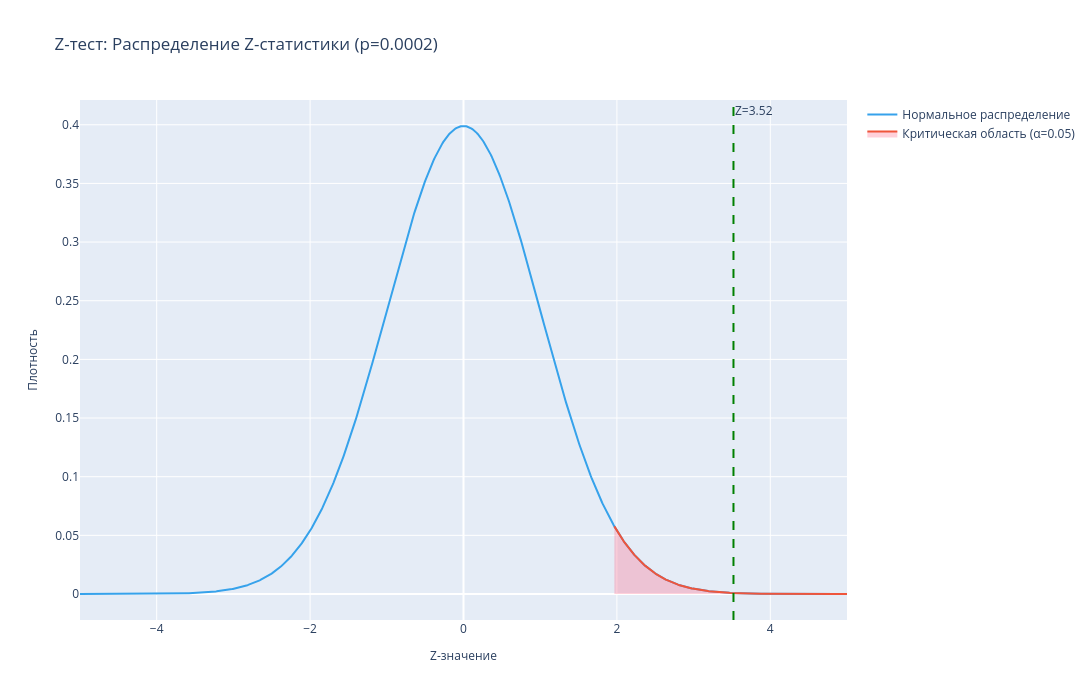

The cell this chart's notebook holds for it:
### Markdown cell above
Строим кривую распределения $Z$-статистики:

### Code cell
# Задаём параметры для построения кривой
z_stat = 3.52
x = np.linspace(-5, 5, 1000)
y = stats.norm.pdf(x, 0, 1)



# Задаём заглавие для графика
print('\n')
print('-' * 110)
print('===================================| Кривая распределения "Z"-статистики |===================================')
print('-' * 110)

# Строим кривую
fig = go.Figure()

# Добавляем кривую нормального распределения
fig.add_trace(
    go.Scatter(
        x = x, 
        y = y, 
        mode = 'lines', 
        name = 'Нормальное распределение', 
        line = dict(color = '#36A2EB')
    )
)

# Добавляем критическую область
fig.add_trace(
    go.Scatter(
        x = x[x >= 1.96], 
        y = y[x >= 1.96], 
        fill = 'tozeroy', 
        fillcolor = 'rgba(255, 99, 132, 0.3)', 
        name = 'Критическая область (α=0.05)'
    )
)

# Добавляем вертикальную линию для Z-статистики
fig.add_vline(
    x = z_stat, 
    line_dash = 'dash', 
    line_color = 'green', 
    annotation_text = f'Z={z_stat:.2f}', annotation_position='top right'
)

# Настройка оформления
fig.update_layout(
    width = 1200,
    height = 700,
    title_font_size = 15,
    title = 'Z-тест: Распределение Z-статистики (p=0.0002)', 
    xaxis_title = 'Z-значение', 
    yaxis_title = 'Плотность', 
    xaxis_title_font_size = 12,
    yaxis_title_font_size = 12,
    showlegend = True
)

# Выводим график
fig.show()
print('-' * 110)

### Figure 1 — Plotly figure (JSON) as saved in the notebook; plotly's stock layout.template omitted (floating-point values rounded to 4 significant figures; data arrays with more than 128 entries replaced by an {"elided": "..."} marker saying what was removed)
{"data": [{"line": {"color": "#36A2EB"}, "mode": "lines", "name": "Нормальное распределение", "type": "scatter", "x": {"elided": "1000 float values"}, "y": {"elided": "1000 float values"}}, {"fill": "tozeroy", "fillcolor": "rgba(255, 99, 132, 0.3)", "name": "Критическая область (α=0.05)", "type": "scatter", "x": {"elided": "304 float values"}, "y": {"elided": "304 float values"}}], "layout": {"annotations": [{"showarrow": false, "text": "Z=3.52", "x": 3.52, "xanchor": "left", "xref": "x", "y": 1, "yanchor": "top", "yref": "y domain"}], "height": 700, "shapes": [{"line": {"color": "green", "dash": "dash"}, "type": "line", "x0": 3.52, "x1": 3.52, "xref": "x", "y0": 0, "y1": 1, "yref": "y domain"}], "showlegend": true, "title": {"text": "Z-тест: Распределение Z-статистики (p=0.0002)"}, "width": 1200, "xaxis": {"title": {"font": {"size": 12}, "text": "Z-значение"}}, "yaxis": {"title": {"font": {"size": 12}, "text": "Плотность"}}}}
